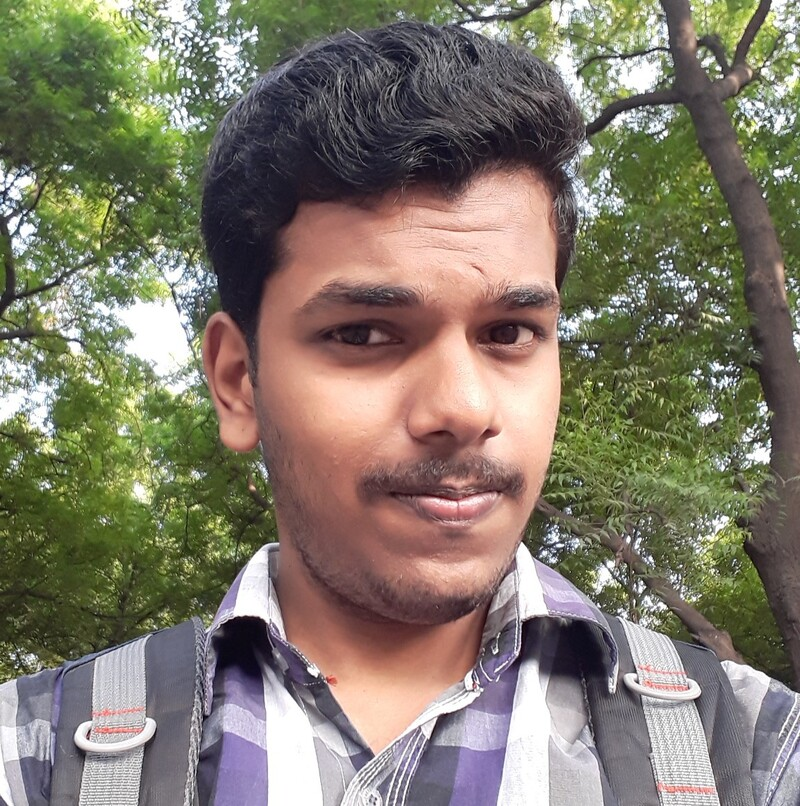
#> input picture test.jpg, 800 x 806 px
$ python Detection_in_image.py
#> lines starting #> are read from the running program, lines starting #| are printed output that depends on the picture; after the words box and inside, x2 and y2 are one past the last pixel; in counts of white or black regions, pixels touching at a corner belong together
import cv2 as cv

# Loading the cascade
face_cascade = cv.CascadeClassifier('haarcascade_frontalface_default.xml')
eye_cascade = cv.CascadeClassifier('haarcascade_eye.xml')

# Reading the image
image = cv.imread('test.jpg')
#> image is the input picture: shape (806, 800, 3); mean B, G, R 107.6, 122.3, 129.5

# Converting into grayscale
gray = cv.cvtColor(image, cv.COLOR_BGR2GRAY)
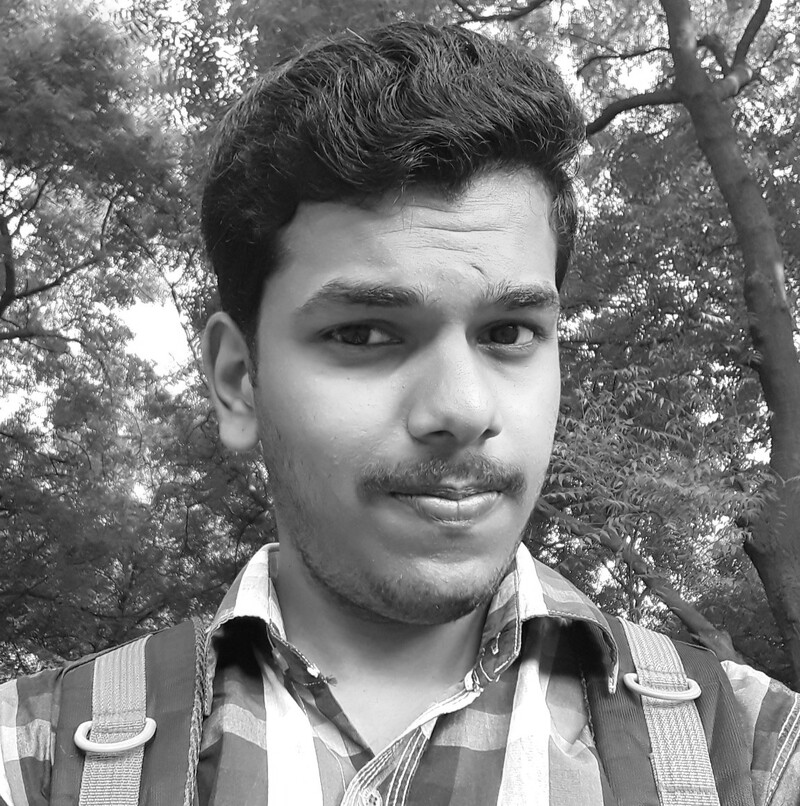
#> gray: shape (806, 800); min 0, max 255, mean 122.8

# Face detection
faces = face_cascade.detectMultiScale(gray, 1.2, 6)
#> faces = [[245, 186, 393, 393]]

# Marking the face region
for (x, y, w, h) in faces:
    cv.rectangle(image, (x, y), (x+w, y+h), (0, 255, 0), 2)
    # Reading the Region of Interest and converting to greyscale
    roi_gray = gray[y:y+h, x:x+w]
    roi_color = image[y:y+h, x:x+w]
    # Detecting the eyes
    eyes = eye_cascade.detectMultiScale(roi_gray)
    # Marking the eyes
    for (ex, ey, ew, eh) in eyes:
        cv.rectangle(roi_color, (ex, ey), (ex+ew, ey+eh), (0, 0, 255), 2)
#> this loop made 1 pass
#> (x, y, w, h, eyes) on pass 1: (245, 186, 393, 393, [[225, 110, 79, 79], [71, 109, 82, 82]])
#> pass 1, `roi_gray = gray[y:y+h, x:x+w]`:
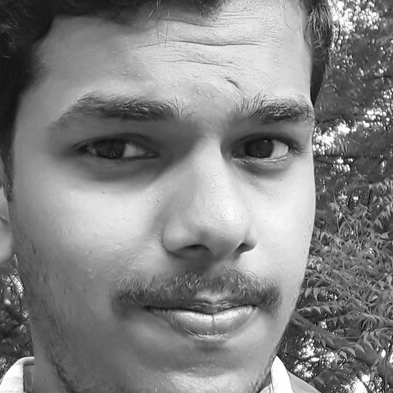
#> roi_gray: shape (393, 393); min 2, max 255, mean 130.4
#> pass 1, `roi_color = image[y:y+h, x:x+w]`:
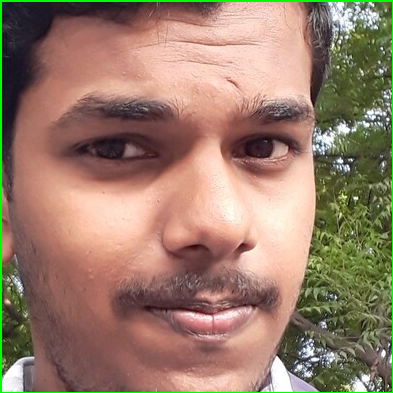
#> roi_color: shape (393, 393, 3); mean B, G, R 106.8, 124.8, 153.1
#> after the loop:
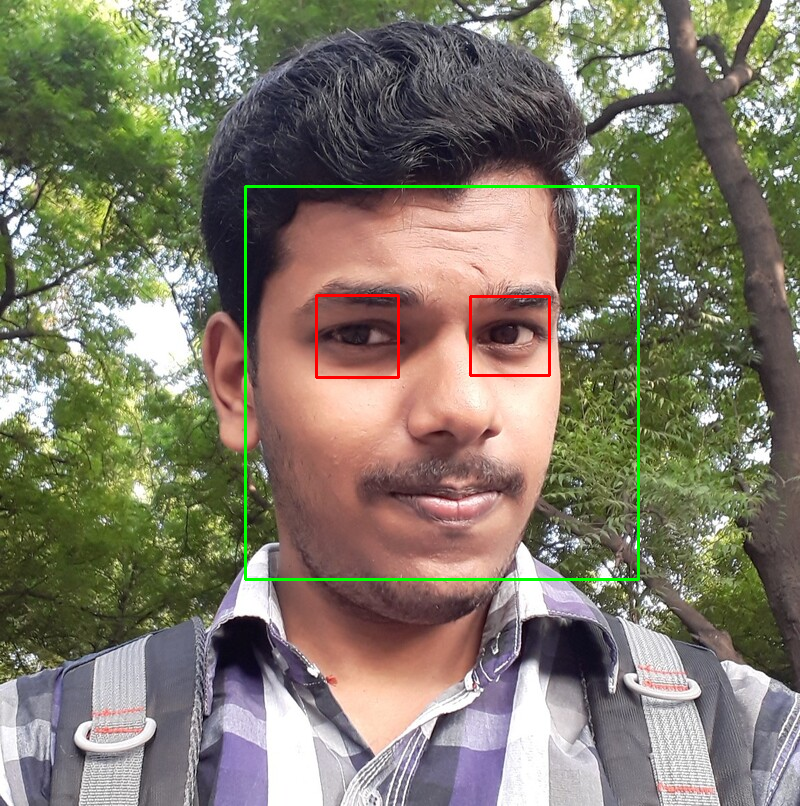
#> image: shape (806, 800, 3); 1.03% of pixels changed, all inside (x1, y1, x2, y2) = (244, 185, 640, 581)
#> after the loop:
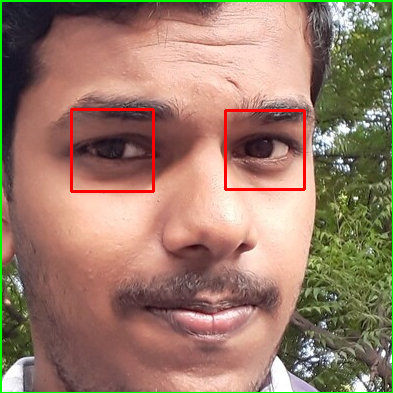
#> roi_color: shape (393, 393, 3); 1.25% of pixels changed, all inside (x1, y1, x2, y2) = (70, 108, 306, 193)

# Displaying the outcome
cv.imshow('Detection Outcome', image)
cv.waitKey()
